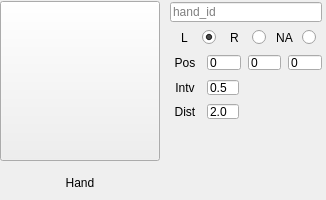
            <widget class="QWidget" name="handWidget" native="true">
             <property name="minimumSize">
              <size>
               <width>0</width>
               <height>200</height>
              </size>
             </property>
             <property name="maximumSize">
              <size>
               <width>16777215</width>
               <height>200</height>
              </size>
             </property>
             <layout class="QHBoxLayout" name="horizontalLayout_15">
              <property name="leftMargin">
               <number>0</number>
              </property>
              <property name="topMargin">
               <number>0</number>
              </property>
              <property name="rightMargin">
               <number>0</number>
              </property>
              <property name="bottomMargin">
               <number>0</number>
              </property>
              <item>
               <widget class="QWidget" name="handLeft" native="true">
                <property name="minimumSize">
                 <size>
                  <width>160</width>
                  <height>0</height>
                 </size>
                </property>
                <layout class="QVBoxLayout" name="verticalLayout_9">
                 <property name="leftMargin">
                  <number>0</number>
                 </property>
                 <property name="topMargin">
                  <number>0</number>
                 </property>
                 <property name="rightMargin">
                  <number>0</number>
                 </property>
                 <property name="bottomMargin">
                  <number>0</number>
                 </property>
                 <item>
                  <widget class="QPushButton" name="handThumb">
                   <property name="minimumSize">
                    <size>
                     <width>0</width>
                     <height>160</height>
                    </size>
                   </property>
                   <property name="text">
                    <string/>
                   </property>
                   <property name="icon">
                    <iconset>
                     <normaloff>hand.png</normaloff>hand.png</iconset>
                   </property>
                   <property name="iconSize">
                    <size>
                     <width>145</width>
                     <height>145</height>
                    </size>
                   </property>
                  </widget>
                 </item>
                 <item>
                  <widget class="QLabel" name="handLbl">
                   <property name="maximumSize">
                    <size>
                     <width>16777215</width>
                     <height>30</height>
                    </size>
                   </property>
                   <property name="text">
                    <string>Hand</string>
                   </property>
                   <property name="alignment">
                    <set>Qt::AlignCenter</set>
                   </property>
                  </widget>
                 </item>
                </layout>
               </widget>
              </item>
              <item>
               <widget class="QWidget" name="handRight" native="true">
                <property name="maximumSize">
                 <size>
                  <width>160</width>
                  <height>16777215</height>
                 </size>
                </property>
                <layout class="QVBoxLayout" name="verticalLayout_10">
                 <property name="spacing">
                  <number>0</number>
                 </property>
                 <property name="leftMargin">
                  <number>0</number>
                 </property>
                 <property name="topMargin">
                  <number>0</number>
                 </property>
                 <property name="rightMargin">
                  <number>0</number>
                 </property>
                 <property name="bottomMargin">
                  <number>0</number>
                 </property>
                 <item>
                  <widget class="QWidget" name="handID" native="true">
                   <property name="minimumSize">
                    <size>
                     <width>0</width>
                     <height>25</height>
                    </size>
                   </property>
                   <property name="maximumSize">
                    <size>
                     <width>16777215</width>
                     <height>30</height>
                    </size>
                   </property>
                   <layout class="QHBoxLayout" name="horizontalLayout_16">
                    <property name="spacing">
                     <number>1</number>
                    </property>
                    <property name="leftMargin">
                     <number>4</number>
                    </property>
                    <property name="topMargin">
                     <number>2</number>
                    </property>
                    <property name="rightMargin">
                     <number>4</number>
                    </property>
                    <property name="bottomMargin">
                     <number>2</number>
                    </property>
                    <item>
                     <widget class="QLineEdit" name="handIDEdit">
                      <property name="maximumSize">
                       <size>
                        <width>16777215</width>
                        <height>20</height>
                       </size>
                      </property>
                      <property name="placeholderText">
                       <string>hand_id</string>
                      </property>
                     </widget>
                    </item>
                   </layout>
                  </widget>
                 </item>
                 <item>
                  <widget class="QWidget" name="handSide" native="true">
                   <property name="minimumSize">
                    <size>
                     <width>0</width>
                     <height>25</height>
                    </size>
                   </property>
                   <property name="maximumSize">
                    <size>
                     <width>16777215</width>
                     <height>30</height>
                    </size>
                   </property>
                   <layout class="QHBoxLayout" name="horizontalLayout_17">
                    <property name="spacing">
                     <number>1</number>
                    </property>
                    <property name="leftMargin">
                     <number>2</number>
                    </property>
                    <property name="topMargin">
                     <number>4</number>
                    </property>
                    <property name="rightMargin">
                     <number>2</number>
                    </property>
                    <property name="bottomMargin">
                     <number>4</number>
                    </property>
                    <item>
                     <widget class="QLabel" name="handL">
                      <property name="minimumSize">
                       <size>
                        <width>20</width>
                        <height>0</height>
                       </size>
                      </property>
                      <property name="maximumSize">
                       <size>
                        <width>25</width>
                        <height>20</height>
                       </size>
                      </property>
                      <property name="layoutDirection">
                       <enum>Qt::LeftToRight</enum>
                      </property>
                      <property name="text">
                       <string>L</string>
                      </property>
                      <property name="alignment">
                       <set>Qt::AlignCenter</set>
                      </property>
                     </widget>
                    </item>
                    <item>
                     <widget class="QRadioButton" name="handLBtn">
                      <property name="minimumSize">
                       <size>
                        <width>15</width>
                        <height>0</height>
                       </size>
                      </property>
                      <property name="maximumSize">
                       <size>
                        <width>15</width>
                        <height>16777215</height>
                       </size>
                      </property>
                      <property name="text">
                       <string/>
                      </property>
                      <property name="checked">
                       <bool>true</bool>
                      </property>
                     </widget>
                    </item>
                    <item>
                     <widget class="QLabel" name="handR">
                      <property name="minimumSize">
                       <size>
                        <width>20</width>
                        <height>0</height>
                       </size>
                      </property>
                      <property name="maximumSize">
                       <size>
                        <width>25</width>
                        <height>20</height>
                       </size>
                      </property>
                      <property name="text">
                       <string>R</string>
                      </property>
                      <property name="alignment">
                       <set>Qt::AlignCenter</set>
                      </property>
                     </widget>
                    </item>
                    <item>
                     <widget class="QRadioButton" name="handRBtn">
                      <property name="minimumSize">
                       <size>
                        <width>15</width>
                        <height>0</height>
                       </size>
                      </property>
                      <property name="maximumSize">
                       <size>
                        <width>15</width>
                        <height>16777215</height>
                       </size>
                      </property>
                      <property name="text">
                       <string/>
                      </property>
                     </widget>
                    </item>
                    <item>
                     <widget class="QLabel" name="handNA">
                      <property name="minimumSize">
                       <size>
                        <width>20</width>
                        <height>0</height>
                       </size>
                      </property>
                      <property name="maximumSize">
                       <size>
                        <width>25</width>
                        <height>20</height>
                       </size>
                      </property>
                      <property name="text">
                       <string>NA</string>
                      </property>
                      <property name="alignment">
                       <set>Qt::AlignCenter</set>
                      </property>
                     </widget>
                    </item>
                    <item>
                     <widget class="QRadioButton" name="handNABtn">
                      <property name="minimumSize">
                       <size>
                        <width>15</width>
                        <height>0</height>
                       </size>
                      </property>
                      <property name="maximumSize">
                       <size>
                        <width>15</width>
                        <height>16777215</height>
                       </size>
                      </property>
                      <property name="text">
                       <string/>
                      </property>
                     </widget>
                    </item>
                   </layout>
                  </widget>
                 </item>
                 <item>
                  <widget class="QWidget" name="handPos" native="true">
                   <property name="minimumSize">
                    <size>
                     <width>0</width>
                     <height>25</height>
                    </size>
                   </property>
                   <property name="maximumSize">
                    <size>
                     <width>16777215</width>
                     <height>30</height>
                    </size>
                   </property>
                   <layout class="QHBoxLayout" name="horizontalLayout_18">
                    <property name="spacing">
                     <number>7</number>
                    </property>
                    <property name="leftMargin">
                     <number>4</number>
                    </property>
                    <property name="topMargin">
                     <number>2</number>
                    </property>
                    <property name="rightMargin">
                     <number>4</number>
                    </property>
                    <property name="bottomMargin">
                     <number>2</number>
                    </property>
                    <item>
                     <widget class="QLabel" name="handPosLbl">
                      <property name="minimumSize">
                       <size>
                        <width>30</width>
                        <height>0</height>
                       </size>
                      </property>
                      <property name="maximumSize">
                       <size>
                        <width>30</width>
                        <height>16777215</height>
                       </size>
                      </property>
                      <property name="text">
                       <string>Pos</string>
                      </property>
                      <property name="alignment">
                       <set>Qt::AlignCenter</set>
                      </property>
                     </widget>
                    </item>
                    <item>
                     <widget class="QLineEdit" name="handPosXEdit">
                      <property name="maximumSize">
                       <size>
                        <width>16777215</width>
                        <height>15</height>
                       </size>
                      </property>
                      <property name="text">
                       <string>0</string>
                      </property>
                     </widget>
                    </item>
                    <item>
                     <widget class="QLineEdit" name="handPosYEdit">
                      <property name="maximumSize">
                       <size>
                        <width>16777215</width>
                        <height>15</height>
                       </size>
                      </property>
                      <property name="text">
                       <string>0</string>
                      </property>
                     </widget>
                    </item>
                    <item>
                     <widget class="QLineEdit" name="handPosZEdit">
                      <property name="maximumSize">
                       <size>
                        <width>16777215</width>
                        <height>15</height>
                       </size>
                      </property>
                      <property name="text">
                       <string>0</string>
                      </property>
                     </widget>
                    </item>
                   </layout>
                  </widget>
                 </item>
                 <item>
                  <widget class="QWidget" name="handIntv" native="true">
                   <property name="minimumSize">
                    <size>
                     <width>0</width>
                     <height>25</height>
                    </size>
                   </property>
                   <property name="maximumSize">
                    <size>
                     <width>16777215</width>
                     <height>30</height>
                    </size>
                   </property>
                   <layout class="QHBoxLayout" name="horizontalLayout_19">
                    <property name="spacing">
                     <number>7</number>
                    </property>
                    <property name="leftMargin">
                     <number>4</number>
                    </property>
                    <property name="topMargin">
                     <number>2</number>
                    </property>
                    <property name="rightMargin">
                     <number>4</number>
                    </property>
                    <property name="bottomMargin">
                     <number>2</number>
                    </property>
                    <item>
                     <widget class="QLabel" name="handIntvLbl">
                      <property name="minimumSize">
                       <size>
                        <width>30</width>
                        <height>0</height>
                       </size>
                      </property>
                      <property name="maximumSize">
                       <size>
                        <width>30</width>
                        <height>16777215</height>
                       </size>
                      </property>
                      <property name="text">
                       <string>Intv</string>
                      </property>
                      <property name="alignment">
                       <set>Qt::AlignCenter</set>
                      </property>
                     </widget>
                    </item>
                    <item>
                     <widget class="QLineEdit" name="handIntvEdit">
                      <property name="maximumSize">
                       <size>
                        <width>32</width>
                        <height>15</height>
                       </size>
                      </property>
                      <property name="text">
                       <string>0.5</string>
                      </property>
                     </widget>
                    </item>
                    <item>
                     <spacer name="horizontalSpacer_5">
                      <property name="orientation">
                       <enum>Qt::Horizontal</enum>
                      </property>
                      <property name="sizeHint" stdset="0">
                       <size>
                        <width>40</width>
                        <height>20</height>
                       </size>
                      </property>
                     </spacer>
                    </item>
                   </layout>
                  </widget>
                 </item>
                 <item>
                  <widget class="QWidget" name="handDist" native="true">
                   <layout class="QHBoxLayout" name="horizontalLayout_20">
                    <property name="spacing">
                     <number>7</number>
                    </property>
                    <property name="leftMargin">
                     <number>4</number>
                    </property>
                    <property name="topMargin">
                     <number>2</number>
                    </property>
                    <property name="rightMargin">
                     <number>4</number>
                    </property>
                    <property name="bottomMargin">
                     <number>2</number>
                    </property>
                    <item>
                     <widget class="QLabel" name="handDistLbl">
                      <property name="minimumSize">
                       <size>
                        <width>30</width>
                        <height>0</height>
                       </size>
                      </property>
                      <property name="maximumSize">
                       <size>
                        <width>30</width>
                        <height>16777215</height>
                       </size>
                      </property>
                      <property name="text">
                       <string>Dist</string>
                      </property>
                      <property name="alignment">
                       <set>Qt::AlignCenter</set>
                      </property>
                     </widget>
                    </item>
                    <item>
                     <widget class="QLineEdit" name="handDistEdit">
                      <property name="maximumSize">
                       <size>
                        <width>32</width>
                        <height>15</height>
                       </size>
                      </property>
                      <property name="text">
                       <string>2.0</string>
                      </property>
                     </widget>
                    </item>
                    <item>
                     <spacer name="horizontalSpacer_6">
                      <property name="orientation">
                       <enum>Qt::Horizontal</enum>
                      </property>
                      <property name="sizeHint" stdset="0">
                       <size>
                        <width>68</width>
                        <height>20</height>
                       </size>
                      </property>
                     </spacer>
                    </item>
                   </layout>
                  </widget>
                 </item>
                 <item>
                  <spacer name="verticalSpacer_3">
                   <property name="orientation">
                    <enum>Qt::Vertical</enum>
                   </property>
                   <property name="sizeHint" stdset="0">
                    <size>
                     <width>20</width>
                     <height>34</height>
                    </size>
                   </property>
                  </spacer>
                 </item>
                </layout>
               </widget>
              </item>
             </layout>
            </widget>
